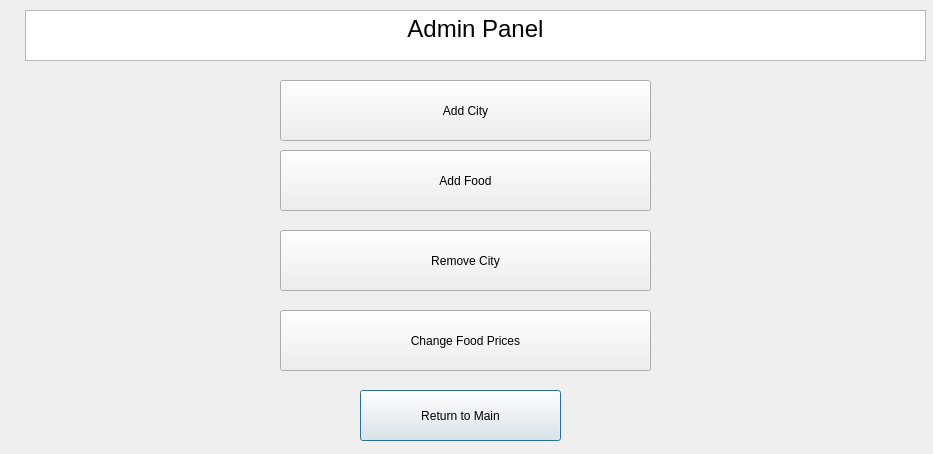
<?xml version="1.0" encoding="UTF-8"?>
<ui version="4.0">
 <class>admin</class>
 <widget class="QDialog" name="admin">
  <property name="geometry">
   <rect>
    <x>0</x>
    <y>0</y>
    <width>933</width>
    <height>454</height>
   </rect>
  </property>
  <property name="windowTitle">
   <string>Dialog</string>
  </property>
  <widget class="QTextBrowser" name="textBrowser">
   <property name="geometry">
    <rect>
     <x>25</x>
     <y>10</y>
     <width>901</width>
     <height>51</height>
    </rect>
   </property>
   <property name="html">
    <string>&lt;!DOCTYPE HTML PUBLIC &quot;-//W3C//DTD HTML 4.0//EN&quot; &quot;http://www.w3.org/TR/REC-html40/strict.dtd&quot;&gt;
&lt;html&gt;&lt;head&gt;&lt;meta name=&quot;qrichtext&quot; content=&quot;1&quot; /&gt;&lt;style type=&quot;text/css&quot;&gt;
p, li { white-space: pre-wrap; }
&lt;/style&gt;&lt;/head&gt;&lt;body style=&quot; font-family:'MS Shell Dlg 2'; font-size:7.8pt; font-weight:400; font-style:normal;&quot;&gt;
&lt;p align=&quot;center&quot; style=&quot; margin-top:0px; margin-bottom:0px; margin-left:0px; margin-right:0px; -qt-block-indent:0; text-indent:0px;&quot;&gt;&lt;span style=&quot; font-family:'MS Shell Dlg 2'; font-size:18pt;&quot;&gt;Admin Panel&lt;/span&gt;&lt;/p&gt;&lt;/body&gt;&lt;/html&gt;</string>
   </property>
  </widget>
  <widget class="QPushButton" name="pushButton">
   <property name="geometry">
    <rect>
     <x>360</x>
     <y>390</y>
     <width>201</width>
     <height>51</height>
    </rect>
   </property>
   <property name="text">
    <string>Return to Main</string>
   </property>
  </widget>
  <widget class="QPushButton" name="pushButton_2">
   <property name="geometry">
    <rect>
     <x>280</x>
     <y>80</y>
     <width>371</width>
     <height>61</height>
    </rect>
   </property>
   <property name="text">
    <string>Add City</string>
   </property>
  </widget>
  <widget class="QPushButton" name="pushButton_3">
   <property name="geometry">
    <rect>
     <x>280</x>
     <y>150</y>
     <width>371</width>
     <height>61</height>
    </rect>
   </property>
   <property name="text">
    <string>Add Food</string>
   </property>
  </widget>
  <widget class="QPushButton" name="pushButton_4">
   <property name="geometry">
    <rect>
     <x>280</x>
     <y>230</y>
     <width>371</width>
     <height>61</height>
    </rect>
   </property>
   <property name="text">
    <string>Remove City</string>
   </property>
  </widget>
  <widget class="QPushButton" name="pushButton_5">
   <property name="geometry">
    <rect>
     <x>280</x>
     <y>310</y>
     <width>371</width>
     <height>61</height>
    </rect>
   </property>
   <property name="text">
    <string>Change Food Prices</string>
   </property>
  </widget>
 </widget>
 <resources/>
 <connections/>
</ui>
